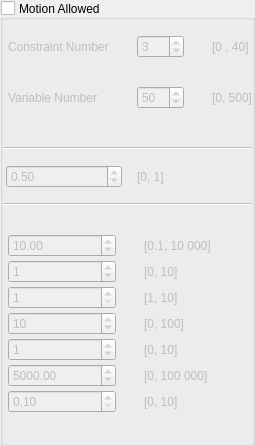
              <widget class="QGroupBox" name="HexapodLinMotionAllowed_Y">
               <property name="title">
                <string>Motion Allowed</string>
               </property>
               <property name="alignment">
                <set>Qt::AlignLeading|Qt::AlignLeft|Qt::AlignVCenter</set>
               </property>
               <property name="flat">
                <bool>false</bool>
               </property>
               <property name="checkable">
                <bool>true</bool>
               </property>
               <property name="checked">
                <bool>false</bool>
               </property>
               <layout class="QVBoxLayout" name="verticalLayout_30">
                <property name="spacing">
                 <number>28</number>
                </property>
                <property name="leftMargin">
                 <number>0</number>
                </property>
                <property name="rightMargin">
                 <number>0</number>
                </property>
                <property name="bottomMargin">
                 <number>30</number>
                </property>
                <item>
                 <layout class="QGridLayout" name="gridLayout_21">
                  <property name="leftMargin">
                   <number>5</number>
                  </property>
                  <property name="topMargin">
                   <number>4</number>
                  </property>
                  <item row="0" column="3">
                   <widget class="QLabel" name="label_90">
                    <property name="text">
                     <string>[0 , 40]</string>
                    </property>
                   </widget>
                  </item>
                  <item row="1" column="0">
                   <widget class="QLabel" name="NHexapodY">
                    <property name="toolTip">
                     <string>N_Hexapod_Y</string>
                    </property>
                    <property name="text">
                     <string>Variable Number</string>
                    </property>
                   </widget>
                  </item>
                  <item row="1" column="1" colspan="2">
                   <widget class="QSpinBox" name="N_Hexapod_Y">
                    <property name="minimum">
                     <number>0</number>
                    </property>
                    <property name="maximum">
                     <number>500</number>
                    </property>
                    <property name="value">
                     <number>50</number>
                    </property>
                   </widget>
                  </item>
                  <item row="1" column="3">
                   <widget class="QLabel" name="label_91">
                    <property name="text">
                     <string>[0, 500]</string>
                    </property>
                   </widget>
                  </item>
                  <item row="0" column="0">
                   <widget class="QLabel" name="NcHexapodY">
                    <property name="toolTip">
                     <string>Nc_Hexapod_Y</string>
                    </property>
                    <property name="text">
                     <string>Constraint Number</string>
                    </property>
                   </widget>
                  </item>
                  <item row="0" column="1" colspan="2">
                   <widget class="QSpinBox" name="Nc_Hexapod_Y">
                    <property name="minimum">
                     <number>0</number>
                    </property>
                    <property name="maximum">
                     <number>5</number>
                    </property>
                    <property name="value">
                     <number>3</number>
                    </property>
                   </widget>
                  </item>
                 </layout>
                </item>
                <item>
                 <layout class="QVBoxLayout" name="verticalLayout_10">
                  <property name="spacing">
                   <number>15</number>
                  </property>
                  <property name="topMargin">
                   <number>10</number>
                  </property>
                  <property name="bottomMargin">
                   <number>0</number>
                  </property>
                  <item>
                   <widget class="Line" name="line_22">
                    <property name="orientation">
                     <enum>Qt::Horizontal</enum>
                    </property>
                   </widget>
                  </item>
                  <item>
                   <layout class="QHBoxLayout" name="horizontalLayout_7">
                    <property name="leftMargin">
                     <number>3</number>
                    </property>
                    <item>
                     <widget class="QDoubleSpinBox" name="T_Hexapod_Lin_Y">
                      <property name="minimum">
                       <double>0.000000000000000</double>
                      </property>
                      <property name="maximum">
                       <double>1.000000000000000</double>
                      </property>
                      <property name="value">
                       <double>0.500000000000000</double>
                      </property>
                     </widget>
                    </item>
                    <item>
                     <widget class="QLabel" name="label_92">
                      <property name="text">
                       <string>[0, 1]</string>
                      </property>
                     </widget>
                    </item>
                   </layout>
                  </item>
                  <item>
                   <widget class="Line" name="line_8">
                    <property name="orientation">
                     <enum>Qt::Horizontal</enum>
                    </property>
                   </widget>
                  </item>
                 </layout>
                </item>
                <item>
                 <layout class="QGridLayout" name="gridLayout_22">
                  <property name="leftMargin">
                   <number>5</number>
                  </property>
                  <property name="verticalSpacing">
                   <number>3</number>
                  </property>
                  <item row="0" column="0">
                   <widget class="QDoubleSpinBox" name="Q_Hexapod_p_Y">
                    <property name="minimum">
                     <double>0.100000000000000</double>
                    </property>
                    <property name="maximum">
                     <double>10000.000000000000000</double>
                    </property>
                    <property name="value">
                     <double>10.000000000000000</double>
                    </property>
                   </widget>
                  </item>
                  <item row="0" column="1">
                   <widget class="QLabel" name="label_93">
                    <property name="text">
                     <string>[0.1, 10 000]</string>
                    </property>
                   </widget>
                  </item>
                  <item row="1" column="0">
                   <widget class="QSpinBox" name="Q_Hexapod_v_Y">
                    <property name="maximum">
                     <number>10</number>
                    </property>
                    <property name="value">
                     <number>1</number>
                    </property>
                   </widget>
                  </item>
                  <item row="1" column="1">
                   <widget class="QLabel" name="label_94">
                    <property name="text">
                     <string>[0, 10]</string>
                    </property>
                   </widget>
                  </item>
                  <item row="2" column="0">
                   <widget class="QSpinBox" name="Q_Hexapod_u_Y">
                    <property name="minimum">
                     <number>1</number>
                    </property>
                    <property name="maximum">
                     <number>10</number>
                    </property>
                    <property name="value">
                     <number>1</number>
                    </property>
                   </widget>
                  </item>
                  <item row="2" column="1">
                   <widget class="QLabel" name="label_95">
                    <property name="text">
                     <string>[1, 10]</string>
                    </property>
                   </widget>
                  </item>
                  <item row="3" column="0">
                   <widget class="QSpinBox" name="Q_Hexapod_u_input_Y">
                    <property name="minimum">
                     <number>0</number>
                    </property>
                    <property name="maximum">
                     <number>100</number>
                    </property>
                    <property name="value">
                     <number>10</number>
                    </property>
                   </widget>
                  </item>
                  <item row="3" column="1">
                   <widget class="QLabel" name="label_96">
                    <property name="text">
                     <string>[0, 100]</string>
                    </property>
                   </widget>
                  </item>
                  <item row="4" column="0">
                   <widget class="QSpinBox" name="Q_Hexapod_jk_input_Y">
                    <property name="maximum">
                     <number>10</number>
                    </property>
                    <property name="value">
                     <number>1</number>
                    </property>
                   </widget>
                  </item>
                  <item row="4" column="1">
                   <widget class="QLabel" name="label_97">
                    <property name="text">
                     <string>[0, 10]</string>
                    </property>
                   </widget>
                  </item>
                  <item row="5" column="0">
                   <widget class="QDoubleSpinBox" name="Q_Hexapod_u_output_Y">
                    <property name="minimum">
                     <double>0.000000000000000</double>
                    </property>
                    <property name="maximum">
                     <double>100000.000000000000000</double>
                    </property>
                    <property name="value">
                     <double>5000.000000000000000</double>
                    </property>
                   </widget>
                  </item>
                  <item row="5" column="1">
                   <widget class="QLabel" name="label_106">
                    <property name="text">
                     <string>[0, 100 000]</string>
                    </property>
                   </widget>
                  </item>
                  <item row="6" column="0">
                   <widget class="QDoubleSpinBox" name="Q_Hexapod_jk_output_Y">
                    <property name="minimum">
                     <double>0.100000000000000</double>
                    </property>
                    <property name="maximum">
                     <double>1000.000000000000000</double>
                    </property>
                    <property name="value">
                     <double>0.100000000000000</double>
                    </property>
                   </widget>
                  </item>
                  <item row="6" column="1">
                   <widget class="QLabel" name="label_117">
                    <property name="text">
                     <string>[0, 10]</string>
                    </property>
                   </widget>
                  </item>
                 </layout>
                </item>
               </layout>
              </widget>
